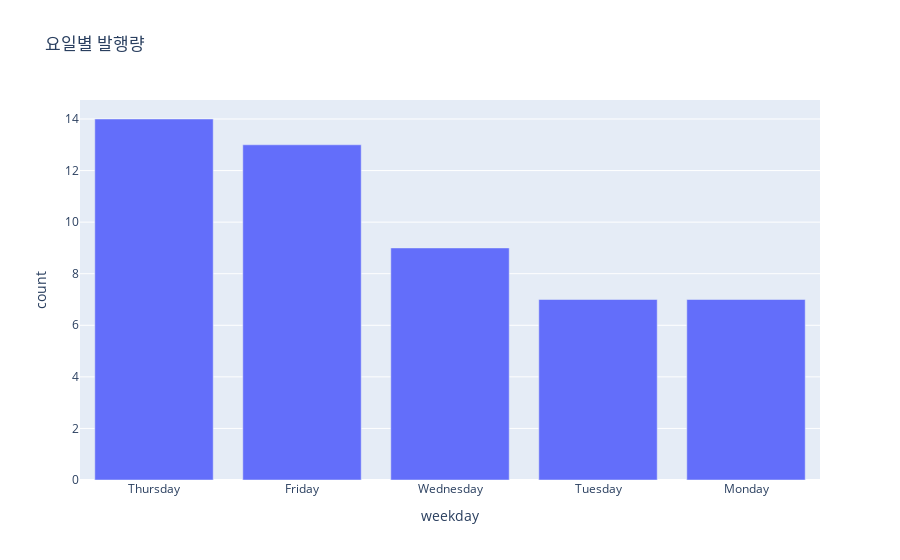

Here is the notebook cell this chart was saved with:
### Code cell
df["weekday"] = df["modified_date"].dt.day_name()
w = df["weekday"].value_counts().reset_index()
w.columns = ["weekday", "count"]
fig = px.bar(w, x="weekday", y="count", title="요일별 발행량")
fig.show()

### Figure 1 — Plotly figure (JSON) as saved in the notebook; plotly's stock layout.template omitted (floating-point values rounded to 4 significant figures)
{"data": [{"alignmentgroup": "True", "hovertemplate": "weekday=%{x}<br>count=%{y}<extra></extra>", "legendgroup": "", "marker": {"color": "#636efa", "pattern": {"shape": ""}}, "name": "", "offsetgroup": "", "orientation": "v", "showlegend": false, "textposition": "auto", "type": "bar", "x": ["Thursday", "Friday", "Wednesday", "Tuesday", "Monday"], "xaxis": "x", "y": [14, 13, 9, 7, 7], "yaxis": "y"}], "layout": {"barmode": "relative", "legend": {"tracegroupgap": 0}, "title": {"text": "요일별 발행량"}, "xaxis": {"anchor": "y", "domain": [0, 1], "title": {"text": "weekday"}}, "yaxis": {"anchor": "x", "domain": [0, 1], "title": {"text": "count"}}}}
